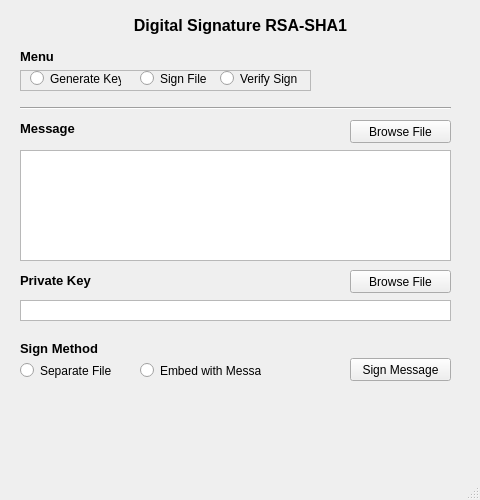
<?xml version="1.0" encoding="UTF-8"?>
<ui version="4.0">
 <class>MainWindow</class>
 <widget class="QMainWindow" name="MainWindow">
  <property name="geometry">
   <rect>
    <x>0</x>
    <y>0</y>
    <width>480</width>
    <height>500</height>
   </rect>
  </property>
  <property name="font">
   <font>
    <weight>50</weight>
    <bold>false</bold>
   </font>
  </property>
  <property name="windowTitle">
   <string>MainWindow</string>
  </property>
  <widget class="QWidget" name="centralwidget">
   <widget class="QLabel" name="title">
    <property name="geometry">
     <rect>
      <x>0</x>
      <y>10</y>
      <width>481</width>
      <height>31</height>
     </rect>
    </property>
    <property name="font">
     <font>
      <pointsize>12</pointsize>
      <weight>75</weight>
      <bold>true</bold>
     </font>
    </property>
    <property name="text">
     <string>Digital Signature RSA-SHA1</string>
    </property>
    <property name="alignment">
     <set>Qt::AlignCenter</set>
    </property>
   </widget>
   <widget class="QLabel" name="menu">
    <property name="geometry">
     <rect>
      <x>20</x>
      <y>50</y>
      <width>47</width>
      <height>13</height>
     </rect>
    </property>
    <property name="font">
     <font>
      <pointsize>10</pointsize>
      <weight>75</weight>
      <bold>true</bold>
     </font>
    </property>
    <property name="text">
     <string>Menu</string>
    </property>
   </widget>
   <widget class="QPushButton" name="browse_message">
    <property name="geometry">
     <rect>
      <x>350</x>
      <y>120</y>
      <width>101</width>
      <height>23</height>
     </rect>
    </property>
    <property name="text">
     <string>Browse File</string>
    </property>
    <property name="default">
     <bool>false</bool>
    </property>
    <property name="flat">
     <bool>false</bool>
    </property>
   </widget>
   <widget class="Line" name="line">
    <property name="geometry">
     <rect>
      <x>20</x>
      <y>100</y>
      <width>431</width>
      <height>16</height>
     </rect>
    </property>
    <property name="orientation">
     <enum>Qt::Horizontal</enum>
    </property>
   </widget>
   <widget class="QTextBrowser" name="display_message">
    <property name="geometry">
     <rect>
      <x>20</x>
      <y>150</y>
      <width>431</width>
      <height>111</height>
     </rect>
    </property>
    <property name="font">
     <font>
      <kerning>true</kerning>
     </font>
    </property>
    <property name="verticalScrollBarPolicy">
     <enum>Qt::ScrollBarAsNeeded</enum>
    </property>
   </widget>
   <widget class="QLabel" name="message">
    <property name="geometry">
     <rect>
      <x>20</x>
      <y>120</y>
      <width>101</width>
      <height>16</height>
     </rect>
    </property>
    <property name="font">
     <font>
      <pointsize>10</pointsize>
      <weight>75</weight>
      <bold>true</bold>
     </font>
    </property>
    <property name="text">
     <string>Message</string>
    </property>
   </widget>
   <widget class="QLabel" name="private_key">
    <property name="geometry">
     <rect>
      <x>20</x>
      <y>272</y>
      <width>81</width>
      <height>16</height>
     </rect>
    </property>
    <property name="font">
     <font>
      <pointsize>10</pointsize>
      <weight>75</weight>
      <bold>true</bold>
     </font>
    </property>
    <property name="text">
     <string>Private Key</string>
    </property>
   </widget>
   <widget class="QPushButton" name="browse_private">
    <property name="geometry">
     <rect>
      <x>350</x>
      <y>270</y>
      <width>101</width>
      <height>23</height>
     </rect>
    </property>
    <property name="text">
     <string>Browse File</string>
    </property>
    <property name="default">
     <bool>false</bool>
    </property>
    <property name="flat">
     <bool>false</bool>
    </property>
   </widget>
   <widget class="QTextBrowser" name="display_private">
    <property name="geometry">
     <rect>
      <x>20</x>
      <y>300</y>
      <width>431</width>
      <height>21</height>
     </rect>
    </property>
    <property name="font">
     <font>
      <kerning>true</kerning>
     </font>
    </property>
    <property name="verticalScrollBarPolicy">
     <enum>Qt::ScrollBarAlwaysOff</enum>
    </property>
   </widget>
   <widget class="QLabel" name="sign_method">
    <property name="geometry">
     <rect>
      <x>20</x>
      <y>340</y>
      <width>81</width>
      <height>16</height>
     </rect>
    </property>
    <property name="font">
     <font>
      <pointsize>10</pointsize>
      <weight>75</weight>
      <bold>true</bold>
     </font>
    </property>
    <property name="text">
     <string>Sign Method</string>
    </property>
   </widget>
   <widget class="QRadioButton" name="method_2">
    <property name="geometry">
     <rect>
      <x>140</x>
      <y>362</y>
      <width>121</width>
      <height>17</height>
     </rect>
    </property>
    <property name="text">
     <string>Embed with Message</string>
    </property>
   </widget>
   <widget class="QRadioButton" name="method_1">
    <property name="geometry">
     <rect>
      <x>20</x>
      <y>362</y>
      <width>91</width>
      <height>17</height>
     </rect>
    </property>
    <property name="text">
     <string>Separate File</string>
    </property>
   </widget>
   <widget class="QPushButton" name="sign_message">
    <property name="geometry">
     <rect>
      <x>350</x>
      <y>358</y>
      <width>101</width>
      <height>23</height>
     </rect>
    </property>
    <property name="text">
     <string>Sign Message</string>
    </property>
    <property name="default">
     <bool>false</bool>
    </property>
    <property name="flat">
     <bool>false</bool>
    </property>
   </widget>
   <widget class="QLabel" name="alert">
    <property name="geometry">
     <rect>
      <x>0</x>
      <y>400</y>
      <width>481</width>
      <height>16</height>
     </rect>
    </property>
    <property name="text">
     <string/>
    </property>
    <property name="alignment">
     <set>Qt::AlignCenter</set>
    </property>
   </widget>
   <widget class="QFrame" name="frame">
    <property name="geometry">
     <rect>
      <x>20</x>
      <y>70</y>
      <width>291</width>
      <height>21</height>
     </rect>
    </property>
    <property name="frameShape">
     <enum>QFrame::StyledPanel</enum>
    </property>
    <property name="frameShadow">
     <enum>QFrame::Raised</enum>
    </property>
    <widget class="QRadioButton" name="menu_1">
     <property name="geometry">
      <rect>
       <x>10</x>
       <y>0</y>
       <width>91</width>
       <height>17</height>
      </rect>
     </property>
     <property name="text">
      <string>Generate Key</string>
     </property>
    </widget>
    <widget class="QRadioButton" name="menu_2">
     <property name="geometry">
      <rect>
       <x>120</x>
       <y>0</y>
       <width>91</width>
       <height>17</height>
      </rect>
     </property>
     <property name="text">
      <string>Sign File</string>
     </property>
    </widget>
    <widget class="QRadioButton" name="menu_3">
     <property name="geometry">
      <rect>
       <x>200</x>
       <y>0</y>
       <width>91</width>
       <height>17</height>
      </rect>
     </property>
     <property name="text">
      <string>Verify Sign</string>
     </property>
    </widget>
   </widget>
  </widget>
  <widget class="QMenuBar" name="menubar">
   <property name="geometry">
    <rect>
     <x>0</x>
     <y>0</y>
     <width>480</width>
     <height>21</height>
    </rect>
   </property>
  </widget>
  <widget class="QStatusBar" name="statusbar"/>
 </widget>
 <resources/>
 <connections/>
</ui>
